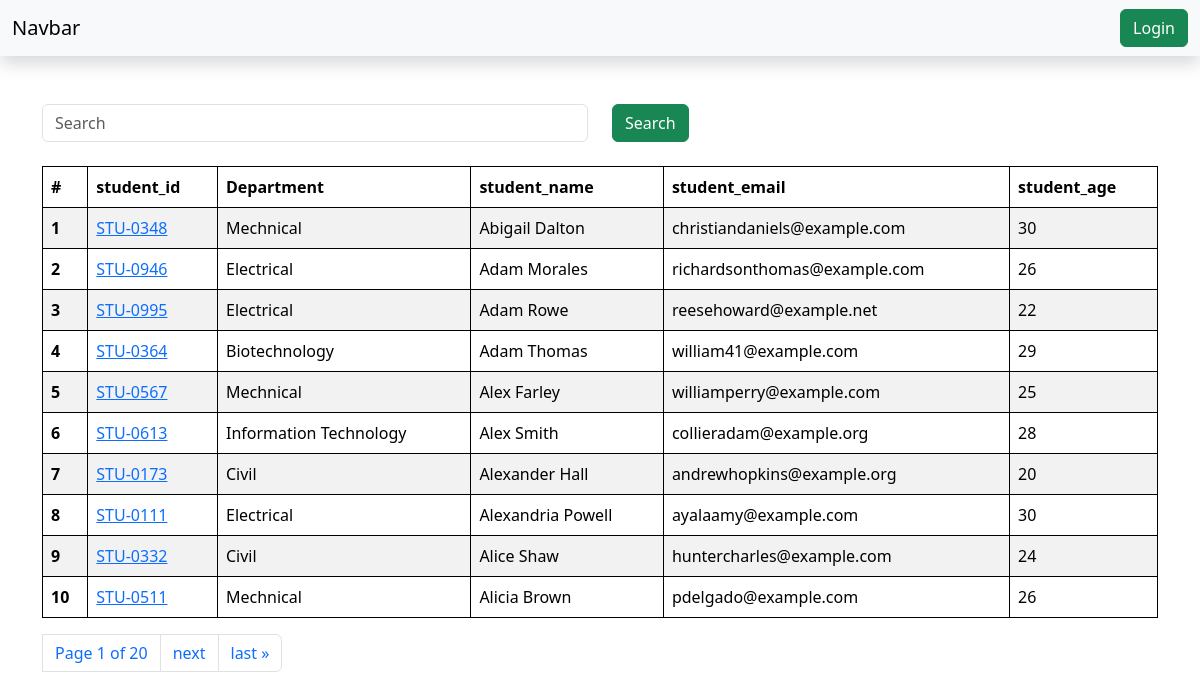
The page /students/ on the database its author committed.
### vege/models.py (models this page shows, shortened)
class Student(models.Model):
    department = models.ForeignKey(Department, related_name="depart", on_delete=models.CASCADE)
    student_id = models.OneToOneField(StudentID, related_name="studentid", on_delete=models.CASCADE)
    student_name = models.CharField(max_length=100)
    student_email = models.EmailField(unique=True)
    student_age = models.IntegerField(default=18)
    student_address = models.TextField()
    class Meta:
        ordering = ['student_name']
        verbose_name = "student"

class StudentID(models.Model):
    student_id = models.CharField(max_length=100)
    def __str__(self) -> str:
        return self.student_id

class Department(models.Model):
    department = models.CharField(max_length=100)
    class Meta:
        ordering = ['department']

### vege/views.py (the view, shortened to what this page needs)
# urls.py: path('students/', get_student, name="get_student"),
def get_student(request):
    queryset = Student.objects.all()
    paginator = Paginator(queryset, 10)  # Show 10 rowa per page.
    page_number = request.GET.get("page", 1)
    page_obj = paginator.get_page(page_number)
    print(page_obj)
    return render(request, 'report/students.html', {'queryset' : page_obj})

### vege/templates/report/students.html (shortened to what this page needs)
{% extends "base.html" %}
{% block start %}
<div class="container mt-5">
    <form class="mb-4" method="get" id="234">
        <div class="row">
            <div class="col-md-6">
                <input type="text" name="search" class="form-control" placeholder="Search"
                    value="{{ request.GET.search }}">
            </div>
            <div class="col-md-6">
                <button class="btn btn-success">Search</button>
            </div>
        </div>
    </form>
    <table class="table table-striped">
        <thead>
            <tr>
                <th scope="col">#</th>
                <th scope="col">student_id</th>
                <th scope="col">Department</th>
                <th scope="col">student_name</th>
                <th scope="col">student_email</th>
                <th scope="col">student_age</th>
            </tr>
        </thead>
        <tbody>
            {% for student in queryset %}
            <tr>
                <th scope="row">{{forloop.counter}}</th>
                <td><a href="{% url 'see_marks' student.student_id %}">
                        {{student.student_id}}</a></td>
                <td>{{student.department.department}}</td>
                <td>{{student.student_name}}</td>
                <td>{{student.student_email}}</td>
                <td>{{student.student_age}}</td>
            </tr>
            {% endfor %}
        </tbody>
    </table>
    <nav aria-label="Page navigation example">
        <ul class="pagination">
            <span class="current page-link">
                Page {{ queryset.number }} of {{ queryset.paginator.num_pages }}
            </span>
            {% if queryset.has_next %}
            <li class="page-item"><a class="page-link" href="?page={{ queryset.next_page_number }}">next</a></li>
            <li class="page-item"><a class="page-link" href="?page={{ queryset.paginator.num_pages }}">last &raquo;</a>
            </li>
            {% endif %}
        </ul>
    </nav>
</div>
{% endblock %}

### home/templates/base.html (style rules this page uses)
table, th, td { border: 1px solid black; }

### rows shown on the page
Student: student_id "STU-0348", department.department "Mechnical", student_name "Abigail Dalton", student_email "christiandaniels@example.com", student_age "30"
Student: student_id "STU-0946", department.department "Electrical", student_name "Adam Morales", student_email "richardsonthomas@example.com", student_age "26"
Student: student_id "STU-0995", department.department "Electrical", student_name "Adam Rowe", student_email "reesehoward@example.net", student_age "22"
Student: student_id "STU-0364", department.department "Biotechnology", student_name "Adam Thomas", student_email "william41@example.com", student_age "29"
Student: student_id "STU-0567", department.department "Mechnical", student_name "Alex Farley", student_email "williamperry@example.com", student_age "25"
Student: student_id "STU-0613", department.department "Information Technology", student_name "Alex Smith", student_email "collieradam@example.org", student_age "28"
Student: student_id "STU-0173", department.department "Civil", student_name "Alexander Hall", student_email "andrewhopkins@example.org", student_age "20"
Student: student_id "STU-0111", department.department "Electrical", student_name "Alexandria Powell", student_email "ayalaamy@example.com", student_age "30"
Student: student_id "STU-0332", department.department "Civil", student_name "Alice Shaw", student_email "huntercharles@example.com", student_age "24"
Student: student_id "STU-0511", department.department "Mechnical", student_name "Alicia Brown", student_email "pdelgado@example.com", student_age "26"

### other values the page prints
{{ queryset.number }} "1"
{{ queryset.paginator.num_pages }} "20"
